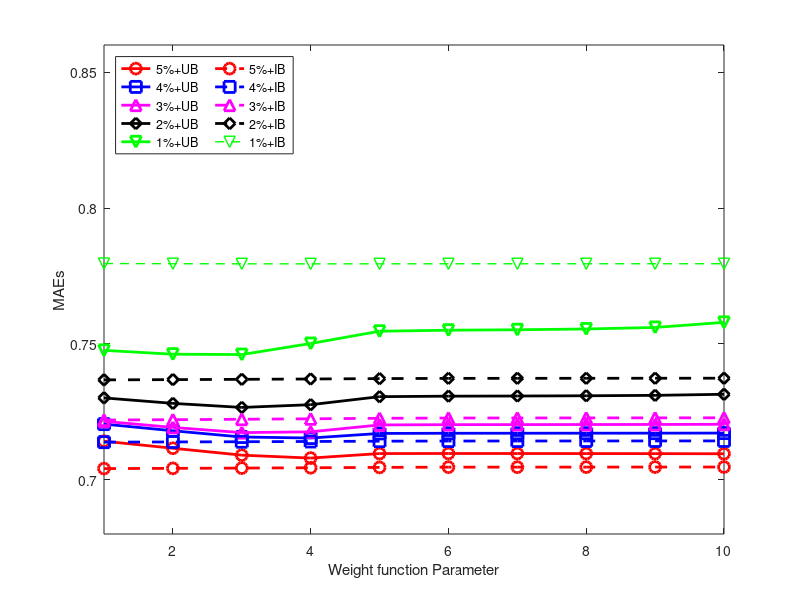

Source code (MATLAB): (Note: this script raises an error after producing the figure.)
clear all;
close all;
addpath('functions','data');

implement=0;  % 0: load results, 1: run code
if implement
    load('ratings.mat');
    param_pct_rrs_us=[];
    param_pct_rrs_it=[];
    %     tic;
    os=ratings{1}.data;
    os=os';
    temp=os>0;
    lbs=sum(temp(:));
    Un=1000;
    In=1777;
    alpha=0.0001;
    gama=200;
    for pct=0.05:-0.01:0.01
        ntest=lbs-fix(Un*In*pct);
        [utest,s]=GetTestSet1(os,ntest);
        [s,mask,rs,cs,ff]=preprocess(s);
        [urs,itms]=size(mask);
        
        aes_us=[];
        aes_it=[];
        rrs=[0.5 0.4 0.3 0.2 0.1 0.05 0.04 0.03 0.02 0.01];
        %%%%%%%%===user-based=================%%%%%%%%%%%%%
        [G,K,as,mr,mrc]=GKas(s,mask,gama,true);
        psdparam.sm=51;
        psdparam.quantization = false;
        psd=my_psd_estimate(G,as,mask,psdparam);
        psd=psd/max(psd);
        for ii=1:numel(rrs)
            rr=rrs(ii);
            p=@(x) exp(-x/rr);
            wf=p(psd);
            wf=G.lmax*wf/max(wf);
            beta=0.0025;
            f=KBreconstucter(G,as,mask,K,alpha,beta,10,wf);
            f=f+mr+mrc;
            ff(rs,cs)=f;
            idx=find(ff>5); %if a rating is larger than 5 then set it to 5
            ff(idx)=5;
            idx=find(ff<1); %if a rating is  less than 1 then set it to 1
            ff(idx)=1;
            err=abs(ff((utest(:,2)-1)*Un+utest(:,1))-utest(:,3));
            aes_us=[aes_us,mean(err)]
        end
        %%%%%%%%===item-based=================%%%%%%%%%%%%%
        [G,K,as,mr,mrc]=GKas(s',mask',gama,true);
        psdparam.sm=51;
        psdparam.quantization = false;
        psd=my_psd_estimate(G,as,mask',psdparam);
        psd=psd/max(psd);
        for ii=1:numel(rrs)
            rr=rrs(ii);
            p=@(x) exp(-rr*x);
            wf=p(psd);
            wf=G.lmax*wf/max(wf);
            beta=0.000025;
            f=KBreconstucter(G,as,mask',K,alpha,beta,10,wf);
            f=f+mr+mrc;
            ff(rs,cs)=f';
            idx=find(ff>5); %if a rating is larger than 5 then set it to 5
            ff(idx)=5;
            idx=find(ff<1); %if a rating is  less than 1 then set it to 1
            ff(idx)=1;
            err=abs(ff((utest(:,2)-1)*Un+utest(:,1))-utest(:,3));
            aes_it=[aes_it,mean(err)]
        end
        param_pct_rrs_us=[param_pct_rrs_us;aes_us];
        param_pct_rrs_it=[param_pct_rrs_it;aes_it];
    end
    save('data/param_pct_rrs_us.mat','param_pct_rrs_us');
    save('data/param_pct_rrs_it.mat','param_pct_rrs_it');
else
    load('param_pct_rrs_us.mat');
    load('param_pct_rrs_it.mat');
end
figure;
plot(1:10,param_pct_rrs_us(1,:),'ro-','LineWidth',2,'MarkerSize',8);
hold on;
plot(1:10,param_pct_rrs_us(2,:),'bs-','LineWidth',2,'MarkerSize',8);
plot(1:10,param_pct_rrs_us(3,:),'m^-','LineWidth',2,'MarkerSize',8);
plot(1:10,param_pct_rrs_us(4,:),'kd-','LineWidth',2,'MarkerSize',8);
plot(1:10,param_pct_rrs_us(5,:),'gv-','LineWidth',2,'MarkerSize',8);
plot(1:10,param_pct_rrs_it(1,:),'ro--','LineWidth',2,'MarkerSize',8);
plot(1:10,param_pct_rrs_it(2,:),'bs--','LineWidth',2,'MarkerSize',8);
plot(1:10,param_pct_rrs_it(3,:),'m^--','LineWidth',2,'MarkerSize',8);
plot(1:10,param_pct_rrs_it(4,:),'kd--','LineWidth',2,'MarkerSize',8);
plot(1:10,param_pct_rrs_it(5,:),'gv--','LineWidth',1,'MarkerSize',8);
axis([1 10 0.68 0.86]);
legend({'5%+UB','4%+UB','3%+UB','2%+UB','1%+UB',...
    '5%+IB','4%+IB','3%+IB','2%+IB','1%+IB'},...
    'Location','northwest','NumColumns',2);
xlabel('Weight function Parameter');
ylabel('MAEs');
ax=gca;
ax.XTickLabel = {'0.5','0.4','0.3','0.2','0.1',...
    '0.05','0.04','0.03','0.02','0.01'};
ax.FontName='Times New Roman';
ax.FontSize = 20;
print('-f1','param_pct_rrs','-djpeg');